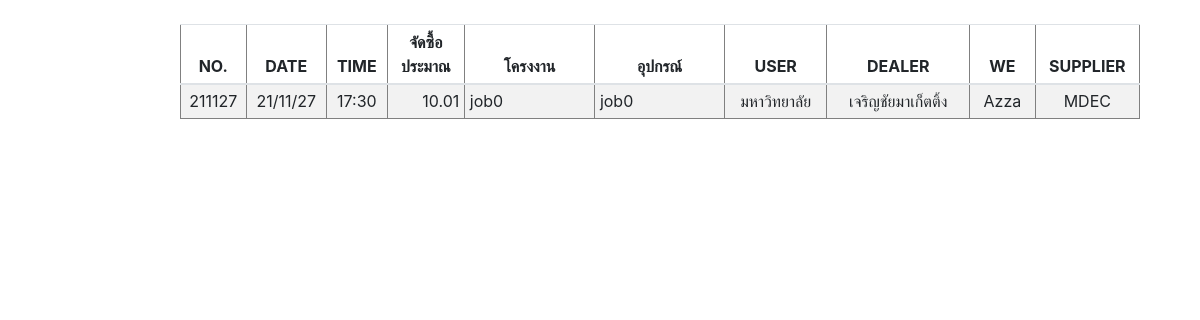
/customer/customer_look_up.php, run on an earlier commit of the app's database.
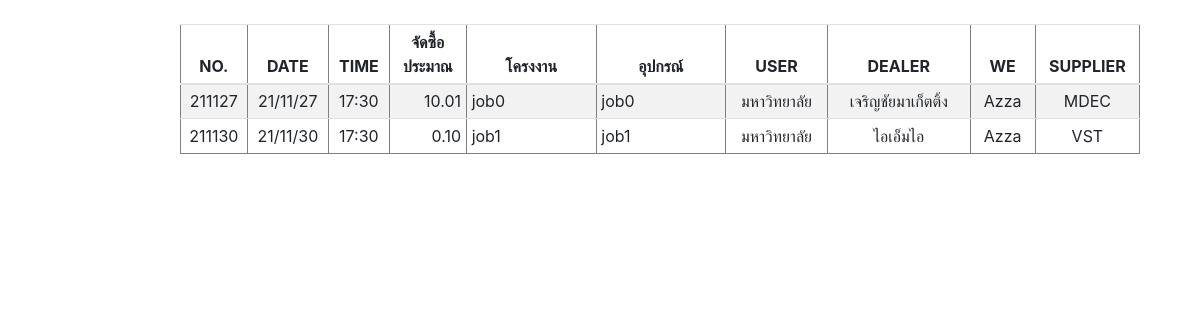
And on a later commit of the database.
### tables this page shows
CREATE TABLE `customer` (
  `REF_NO` varchar(255) NOT NULL,
  `CUSTOMER_ID` int(10) NOT NULL,
  `CREATE_DATE` varchar(255) NOT NULL,
  `TIME` varchar(255) NOT NULL,
  `AMOUNT` float NOT NULL,
  `PROJECT` varchar(255) NOT NULL,
  `EQUIPMENT` varchar(255) NOT NULL,
  `USER` varchar(255) NOT NULL,
  `UNIT` varchar(255) DEFAULT NULL,
  `BRANDNAME` varchar(255) NOT NULL,
  `SERIES` varchar(255) NOT NULL,
  `LOGO` varchar(255) DEFAULT NULL,
  `PROVINCE` varchar(255) NOT NULL,
  `DISTRICT` varchar(255) NOT NULL,
  `SUBDISTRICT` varchar(255) NOT NULL,
  `ZIPCODE` varchar(5) NOT NULL,
  `CONTACT` varchar(255) NOT NULL,
  `DEPARTMENT` varchar(255) NOT NULL,
  `NAME` varchar(255) NOT NULL,
  `PHONE` varchar(10) NOT NULL,
  `EMAIL` varchar(255) NOT NULL,
  `DEALER` varchar(255) NOT NULL,
  `WE` varchar(255) NOT NULL DEFAULT 'Azza',
  `SUPPLIER` varchar(255) NOT NULL
);

### customer/customer_look_up.php (the view, shortened to what this page needs)
<?php
$conn=new Databases;
$conn = $conn->__construct();
$JOB = $_POST['SEARCH_JOB'];
$query = "SELECT * FROM customer WHERE CUSTOMER_ID LIKE '%$JOB%' OR REF_NO LIKE '%$JOB%'";
$result = mysqli_query($conn, $query);
?>
<!DOCTYPE html PUBLIC "-//W3C//DTD XHTML 1.0 Transitional//EN" "http://www.w3.org/TR/xhtml1/DTD/xhtml1-transitional.dtd">
<html xmlns="http://www.w3.org/1999/xhtml">
<head>
<link rel="stylesheet" href="https://cdn.jsdelivr.net/npm/bootstrap@4.6.0/dist/css/bootstrap.min.css">
    <link href="https://unpkg.com/gijgo@1.9.13/css/gijgo.min.css" rel="stylesheet" type="text/css" />
</head>
<body>
<br>
<table border='1' style="width:80%;margin-left:15%" class="table table-striped table-sm">
  <thead align="center">
    <tr>
      <th>NO.</th>
      <th>DATE</th>
      <th>TIME</th>
      <th>จัดซื้อประมาณ</th>
      <th>โครงงาน</th>
      <th>อุปกรณ์</th>
      <th>USER</th>
      <th>DEALER</th>
      <th>WE</th>
      <th>SUPPLIER</th>
    </tr>
  </thead>
  <tbody>
      <?php
		while($row = mysqli_fetch_array($result))
		{$idx=0;
		?>
		<tr id=<?php echo $row["CUSTOMER_ID"] ;?>>
    	<td width="2%" align="center"><nobr><?php echo $row[$idx]; ?></nobr></td>
    	<td width="3%" align="center"><nobr><?php echo $row["CREATE_DATE"]; ?></nobr></td>
    	<td width="3%" align="center"><nobr><?php echo $row["TIME"]; ?></nobr></td>
    	<td width="5%" align="right"><nobr><?php echo number_format($row["AMOUNT"],2); ?></nobr></td>
    	<td width="10%" align="left"><nobr><?php echo $row["PROJECT"]; ?></nobr></td>
        <td width="10%" align="left"><nobr><?php echo $row["EQUIPMENT"]; ?></nobr></td>
        <td width="6%" align="center"><nobr><?php echo $row["USER"]; ?></nobr></td>
        <td width="10%" align="center"><nobr><?php echo $row["DEALER"]; ?></nobr></td>
        <td width="5%" align="center"><nobr><?php echo $row["WE"]; ?></nobr></td>
        <td width="5%" align="center"><nobr><?php echo $row["SUPPLIER"]; ?></nobr></td>
		</tr>
		<?php
	}
?>
   </tbody>
</table>
</body>
</body>
</html>

What changed in the data, as far as the page shows it:
added customer: REF_NO "211130", CREATE_DATE "21/11/30", TIME "17:30", AMOUNT "0.10", PROJECT "job1", EQUIPMENT "job1", USER "มหาวิทยาลัย", DEALER "ไอเอ็มไอ", WE "Azza", SUPPLIER "VST"
